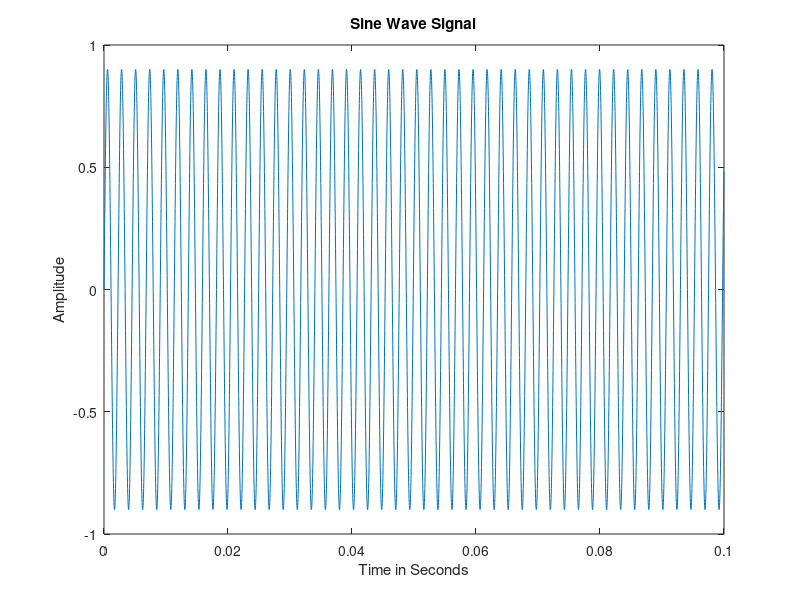

Recreate this plot in MATLAB.
% Max Parkin
% Birmingham City University
% BSc (Hons) Degree in Sound Engineering and Production with Professional Placement Year
% Year 2 (2024 – 2025)
% DIG5111 – Digital Signal Processing

Amp=0.9;
f=441;
fs = 44100;
ts= 1/fs;
t = 0:1/fs:(0.1-ts);
sig = Amp*sin(2*pi*f*t);
sound(sig,fs);
plot(t,sig);
xlabel('Time in Seconds');
ylabel('Amplitude');
title('Sine Wave Signal');
audiowrite('sine1.wav',sig,fs);